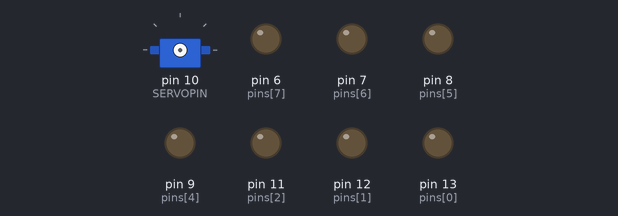
Simulated run of this sketch. Board: Arduino Uno, built with avr-gcc and run on an emulated ATmega328P. Parts: servo, output pins drawn as LEDs (lit = HIGH). Pins used as bus, display or sensor lines are not drawn.

Above: at 0.1 s.
At 10.2 s:
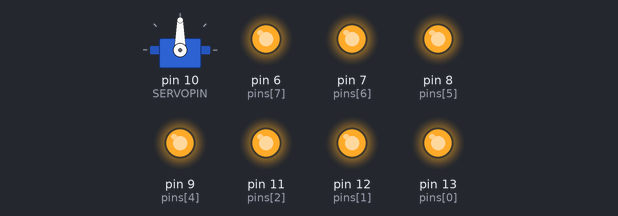
At 13.5 s:
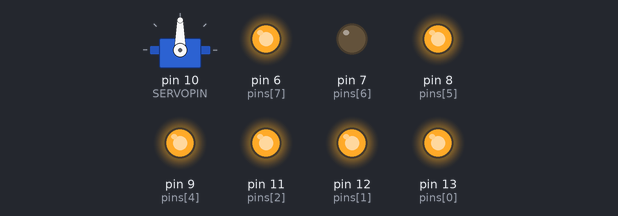
At 14.4 s:
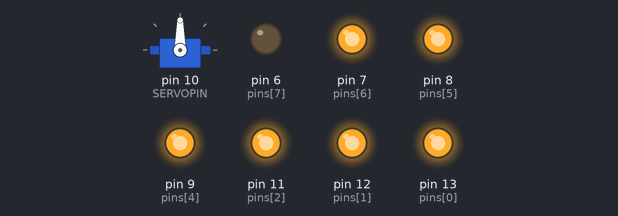
At 15.55 s:
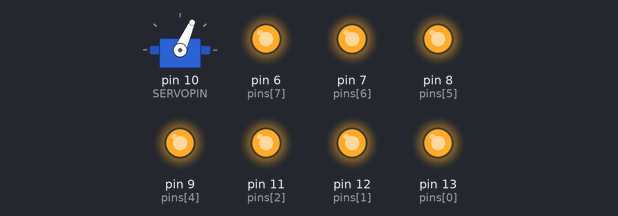
At 39.6 s:
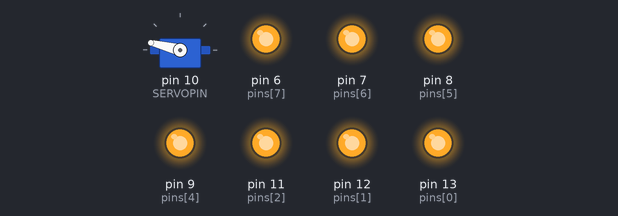
Timing chart, 0 to 40.0 s (numbered marks = the images above):
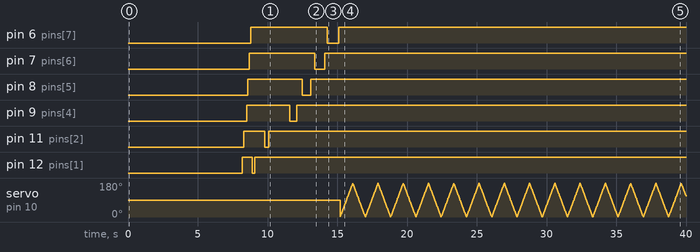

The sketch:

les_2_les.ino
```cpp
#include <Servo.h>
const int SERVOPIN = 10;
Servo servo;
int degrees;
int PotentiometerPin = A3;
int HeenEnWeerGraden = 1;
bool groteCheck = true;

void setup() {
  Serial.begin(9600);
  LedControl_setup();
  servo.attach(SERVOPIN);
  ledControl_ledsAanOfUit(HIGH);
}
void loop() {

  // servo.write(potentiometerRead());
  delay(5);  // dit mag natuurlijk niet, en dat gaan we in de lessen
  // dan ook oplossen!

  servo.write(heenEnWeer());
}


int potentiometerRead() {

  int potValue = analogRead(PotentiometerPin);

  degrees = map(potValue, 0, 1023, 0, 180);
  Serial.println(degrees);

  return degrees;
}


int heenEnWeer() {


  if (groteCheck == true) {

    HeenEnWeerGraden++;

    if (HeenEnWeerGraden >= 179) {
      groteCheck = !groteCheck;
    }
  }

  if (groteCheck == false) {
    HeenEnWeerGraden--;

    if (HeenEnWeerGraden == 0) {
      groteCheck = !groteCheck;
    }
  }

  return HeenEnWeerGraden;
}


// EEPROM.write(0);
```

LedControl.ino
```cpp
const int ledpin = 8;
const int pins[] = { 13, 12, 11, 10, 9, 8, 7, 6 };

void LedControl_setup() {
  Serial.begin(9600);
  for (int i = 0; i < ledpin; i++) {
    pinMode(pins[i], OUTPUT);
    delay(1000);
  }
}


void ledControl_ledsAanOfUit(int a) {
  for (int r = 0; r < ledpin; r++) {
    digitalWrite(pins[r], LOW);
    delay(100);
    for (int i = 0; i < ledpin; i++) {
      digitalWrite(pins[i], a);
      delay(100);
    }
    digitalWrite(pins[r], a);
  }
}

void eenUit(int a) {
  for (int r = 7;r >= 0; r--) {
    digitalWrite(pins[r], LOW);
    delay(100);
    for (int i = 7; i >= 0; i--) {
      digitalWrite(pins[i], a);
      delay(100);
    }
    digitalWrite(pins[r], a);
  }
}
```
